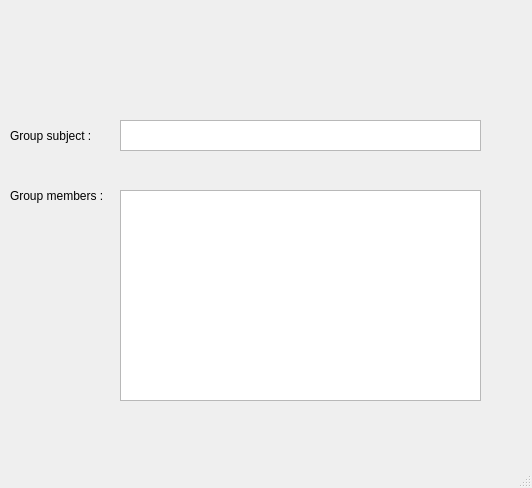
<?xml version="1.0" encoding="UTF-8"?>
<ui version="4.0">
 <class>Group_pro</class>
 <widget class="QMainWindow" name="Group_pro">
  <property name="geometry">
   <rect>
    <x>0</x>
    <y>0</y>
    <width>532</width>
    <height>488</height>
   </rect>
  </property>
  <property name="windowTitle">
   <string>MainWindow</string>
  </property>
  <widget class="QWidget" name="centralwidget">
   <widget class="QLabel" name="label">
    <property name="geometry">
     <rect>
      <x>10</x>
      <y>120</y>
      <width>101</width>
      <height>31</height>
     </rect>
    </property>
    <property name="text">
     <string>Group subject :</string>
    </property>
   </widget>
   <widget class="QListWidget" name="SubjectlistWidget">
    <property name="geometry">
     <rect>
      <x>120</x>
      <y>120</y>
      <width>361</width>
      <height>31</height>
     </rect>
    </property>
   </widget>
   <widget class="QLabel" name="label_2">
    <property name="geometry">
     <rect>
      <x>10</x>
      <y>180</y>
      <width>121</width>
      <height>31</height>
     </rect>
    </property>
    <property name="text">
     <string>Group members :</string>
    </property>
   </widget>
   <widget class="QListWidget" name="membersWidget">
    <property name="geometry">
     <rect>
      <x>120</x>
      <y>190</y>
      <width>361</width>
      <height>211</height>
     </rect>
    </property>
   </widget>
  </widget>
  <widget class="QMenuBar" name="menubar">
   <property name="geometry">
    <rect>
     <x>0</x>
     <y>0</y>
     <width>532</width>
     <height>25</height>
    </rect>
   </property>
  </widget>
  <widget class="QStatusBar" name="statusbar"/>
 </widget>
 <resources/>
 <connections/>
</ui>
